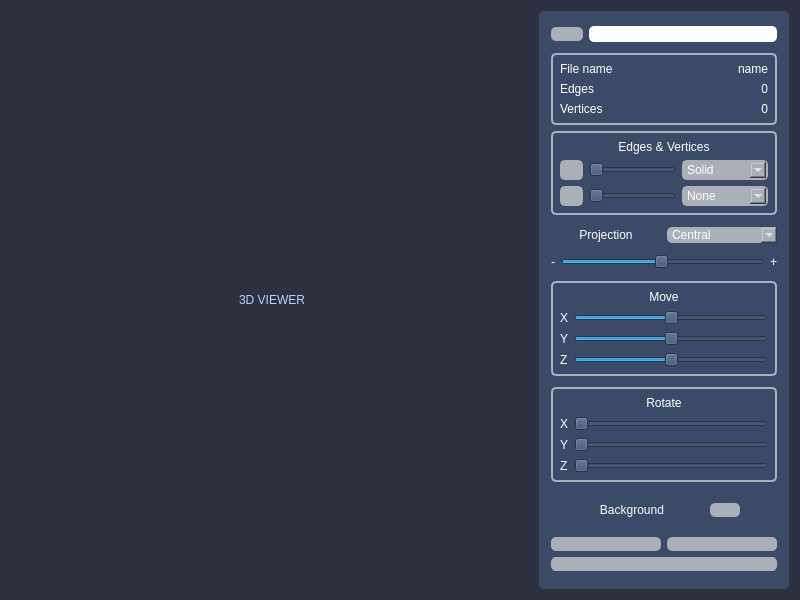
<?xml version="1.0" encoding="UTF-8"?>
<ui version="4.0">
 <class>Widget</class>
 <widget class="QWidget" name="Widget">
  <property name="geometry">
   <rect>
    <x>0</x>
    <y>0</y>
    <width>800</width>
    <height>600</height>
   </rect>
  </property>
  <property name="sizePolicy">
   <sizepolicy hsizetype="Maximum" vsizetype="Maximum">
    <horstretch>0</horstretch>
    <verstretch>0</verstretch>
   </sizepolicy>
  </property>
  <property name="minimumSize">
   <size>
    <width>800</width>
    <height>600</height>
   </size>
  </property>
  <property name="maximumSize">
   <size>
    <width>800</width>
    <height>600</height>
   </size>
  </property>
  <property name="windowTitle">
   <string>Widget</string>
  </property>
  <property name="styleSheet">
   <string notr="true">background-color:#303140;
color:white;
font-family: 'Roboto', Arial, sans-serif;

</string>
  </property>
  <layout class="QHBoxLayout" name="horizontalLayout_13">
   <item>
    <layout class="QHBoxLayout" name="all_view" stretch="2,0">
     <property name="sizeConstraint">
      <enum>QLayout::SizeConstraint::SetNoConstraint</enum>
     </property>
     <item>
      <layout class="QVBoxLayout" name="view">
       <item>
        <widget class="QLabel" name="mainLabel">
         <property name="sizePolicy">
          <sizepolicy hsizetype="Expanding" vsizetype="Fixed">
           <horstretch>0</horstretch>
           <verstretch>0</verstretch>
          </sizepolicy>
         </property>
         <property name="styleSheet">
          <string notr="true">font: 600 oblique 20pt &quot;URW Gothic&quot;;
color:rgb(189, 209, 254)
</string>
         </property>
         <property name="text">
          <string>3D VIEWER</string>
         </property>
         <property name="alignment">
          <set>Qt::AlignmentFlag::AlignCenter</set>
         </property>
        </widget>
       </item>
      </layout>
     </item>
     <item>
      <widget class="QGroupBox" name="panel">
       <property name="minimumSize">
        <size>
         <width>250</width>
         <height>500</height>
        </size>
       </property>
       <property name="styleSheet">
        <string notr="true">background-color:#3A4A67;
border-radius: 5px;     

</string>
       </property>
       <layout class="QVBoxLayout" name="verticalLayout_2">
        <item>
         <layout class="QHBoxLayout" name="open">
          <item>
           <widget class="QPushButton" name="open_button">
            <property name="styleSheet">
             <string notr="true">background-color:#ABB0B8</string>
            </property>
            <property name="text">
             <string/>
            </property>
            <property name="icon">
             <iconset resource="resourses.qrc">
              <normaloff>:/img/folder_open.svg</normaloff>:/img/folder_open.svg</iconset>
            </property>
            <property name="iconSize">
             <size>
              <width>40</width>
              <height>20</height>
             </size>
            </property>
           </widget>
          </item>
          <item>
           <widget class="QLineEdit" name="file_line">
            <property name="maximumSize">
             <size>
              <width>200</width>
              <height>16777215</height>
             </size>
            </property>
            <property name="styleSheet">
             <string notr="true">background:white;
color:black;</string>
            </property>
            <property name="placeholderText">
             <string/>
            </property>
           </widget>
          </item>
         </layout>
        </item>
        <item>
         <spacer name="verticalSpacer">
          <property name="orientation">
           <enum>Qt::Orientation::Vertical</enum>
          </property>
          <property name="sizeHint" stdset="0">
           <size>
            <width>20</width>
            <height>40</height>
           </size>
          </property>
         </spacer>
        </item>
        <item>
         <widget class="QWidget" name="info" native="true">
          <property name="styleSheet">
           <string notr="true">border: 2px solid #ABB0B8; 
border-radius: 5px; </string>
          </property>
          <layout class="QVBoxLayout" name="verticalLayout">
           <item>
            <layout class="QHBoxLayout" name="file_info">
             <item>
              <widget class="QLabel" name="file_label">
               <property name="styleSheet">
                <string notr="true">border: none</string>
               </property>
               <property name="text">
                <string>File name</string>
               </property>
              </widget>
             </item>
             <item>
              <widget class="QLabel" name="file_name">
               <property name="styleSheet">
                <string notr="true">border: none</string>
               </property>
               <property name="text">
                <string>name</string>
               </property>
               <property name="alignment">
                <set>Qt::AlignmentFlag::AlignRight|Qt::AlignmentFlag::AlignTrailing|Qt::AlignmentFlag::AlignVCenter</set>
               </property>
              </widget>
             </item>
            </layout>
           </item>
           <item>
            <layout class="QHBoxLayout" name="edges_info">
             <item>
              <widget class="QLabel" name="edges_label">
               <property name="styleSheet">
                <string notr="true">border: none</string>
               </property>
               <property name="text">
                <string>Edges</string>
               </property>
              </widget>
             </item>
             <item>
              <widget class="QLabel" name="edges">
               <property name="styleSheet">
                <string notr="true">border: none</string>
               </property>
               <property name="text">
                <string>0</string>
               </property>
               <property name="alignment">
                <set>Qt::AlignmentFlag::AlignRight|Qt::AlignmentFlag::AlignTrailing|Qt::AlignmentFlag::AlignVCenter</set>
               </property>
              </widget>
             </item>
            </layout>
           </item>
           <item>
            <layout class="QHBoxLayout" name="vertices_info">
             <item>
              <widget class="QLabel" name="vertices_label">
               <property name="styleSheet">
                <string notr="true">border: none</string>
               </property>
               <property name="text">
                <string>Vertices</string>
               </property>
              </widget>
             </item>
             <item>
              <widget class="QLabel" name="vertices">
               <property name="styleSheet">
                <string notr="true">border: none</string>
               </property>
               <property name="text">
                <string>0</string>
               </property>
               <property name="alignment">
                <set>Qt::AlignmentFlag::AlignRight|Qt::AlignmentFlag::AlignTrailing|Qt::AlignmentFlag::AlignVCenter</set>
               </property>
              </widget>
             </item>
            </layout>
           </item>
          </layout>
         </widget>
        </item>
        <item>
         <widget class="QWidget" name="edg_vert" native="true">
          <property name="styleSheet">
           <string notr="true">border: 2px solid #ABB0B8; 
border-radius: 5px; </string>
          </property>
          <layout class="QVBoxLayout" name="move_2">
           <item>
            <layout class="QHBoxLayout" name="edg_vert_1">
             <item>
              <widget class="QLabel" name="label">
               <property name="layoutDirection">
                <enum>Qt::LayoutDirection::LeftToRight</enum>
               </property>
               <property name="styleSheet">
                <string notr="true">border: none</string>
               </property>
               <property name="text">
                <string>Edges &amp; Vertices</string>
               </property>
               <property name="alignment">
                <set>Qt::AlignmentFlag::AlignCenter</set>
               </property>
              </widget>
             </item>
            </layout>
           </item>
           <item>
            <layout class="QHBoxLayout" name="str_edg">
             <item>
              <widget class="QToolButton" name="color_edges">
               <property name="minimumSize">
                <size>
                 <width>4</width>
                 <height>4</height>
                </size>
               </property>
               <property name="styleSheet">
                <string notr="true">background-color:#ABB0B8</string>
               </property>
               <property name="text">
                <string/>
               </property>
              </widget>
             </item>
             <item>
              <widget class="QSlider" name="slider_edges">
               <property name="styleSheet">
                <string notr="true">border: none</string>
               </property>
               <property name="minimum">
                <number>1</number>
               </property>
               <property name="maximum">
                <number>10</number>
               </property>
               <property name="pageStep">
                <number>1</number>
               </property>
               <property name="sliderPosition">
                <number>1</number>
               </property>
               <property name="orientation">
                <enum>Qt::Orientation::Horizontal</enum>
               </property>
              </widget>
             </item>
             <item>
              <widget class="QComboBox" name="comboBox_edges">
               <property name="sizePolicy">
                <sizepolicy hsizetype="MinimumExpanding" vsizetype="Fixed">
                 <horstretch>0</horstretch>
                 <verstretch>0</verstretch>
                </sizepolicy>
               </property>
               <property name="minimumSize">
                <size>
                 <width>35</width>
                 <height>0</height>
                </size>
               </property>
               <property name="styleSheet">
                <string notr="true">background-color:#ABB0B8</string>
               </property>
               <item>
                <property name="text">
                 <string>Solid</string>
                </property>
               </item>
               <item>
                <property name="text">
                 <string>Dashed</string>
                </property>
               </item>
              </widget>
             </item>
            </layout>
           </item>
           <item>
            <layout class="QHBoxLayout" name="str_vert">
             <item>
              <widget class="QToolButton" name="color_vert">
               <property name="minimumSize">
                <size>
                 <width>4</width>
                 <height>4</height>
                </size>
               </property>
               <property name="styleSheet">
                <string notr="true">background-color:#ABB0B8</string>
               </property>
               <property name="text">
                <string/>
               </property>
              </widget>
             </item>
             <item>
              <widget class="QSlider" name="slider_vert">
               <property name="styleSheet">
                <string notr="true">border: none</string>
               </property>
               <property name="minimum">
                <number>1</number>
               </property>
               <property name="maximum">
                <number>10</number>
               </property>
               <property name="pageStep">
                <number>1</number>
               </property>
               <property name="orientation">
                <enum>Qt::Orientation::Horizontal</enum>
               </property>
              </widget>
             </item>
             <item>
              <widget class="QComboBox" name="comboBox_vert">
               <property name="sizePolicy">
                <sizepolicy hsizetype="MinimumExpanding" vsizetype="Fixed">
                 <horstretch>0</horstretch>
                 <verstretch>0</verstretch>
                </sizepolicy>
               </property>
               <property name="minimumSize">
                <size>
                 <width>35</width>
                 <height>0</height>
                </size>
               </property>
               <property name="styleSheet">
                <string notr="true">background-color:#ABB0B8</string>
               </property>
               <property name="currentText">
                <string>None</string>
               </property>
               <item>
                <property name="text">
                 <string>None</string>
                </property>
               </item>
               <item>
                <property name="text">
                 <string>Circle</string>
                </property>
               </item>
               <item>
                <property name="text">
                 <string>Square</string>
                </property>
               </item>
              </widget>
             </item>
            </layout>
           </item>
          </layout>
         </widget>
        </item>
        <item>
         <spacer name="verticalSpacer_2">
          <property name="orientation">
           <enum>Qt::Orientation::Vertical</enum>
          </property>
          <property name="sizeHint" stdset="0">
           <size>
            <width>20</width>
            <height>40</height>
           </size>
          </property>
         </spacer>
        </item>
        <item>
         <layout class="QGridLayout" name="projection">
          <item row="0" column="1">
           <widget class="QComboBox" name="projection_box">
            <property name="minimumSize">
             <size>
              <width>30</width>
              <height>0</height>
             </size>
            </property>
            <property name="styleSheet">
             <string notr="true">background-color:#ABB0B8</string>
            </property>
            <item>
             <property name="text">
              <string>Central</string>
             </property>
            </item>
            <item>
             <property name="text">
              <string>Parallel</string>
             </property>
            </item>
           </widget>
          </item>
          <item row="0" column="0">
           <widget class="QLabel" name="proj_label">
            <property name="text">
             <string>Projection</string>
            </property>
            <property name="alignment">
             <set>Qt::AlignmentFlag::AlignCenter</set>
            </property>
           </widget>
          </item>
         </layout>
        </item>
        <item>
         <spacer name="verticalSpacer_3">
          <property name="orientation">
           <enum>Qt::Orientation::Vertical</enum>
          </property>
          <property name="sizeHint" stdset="0">
           <size>
            <width>20</width>
            <height>40</height>
           </size>
          </property>
         </spacer>
        </item>
        <item>
         <layout class="QHBoxLayout" name="scale">
          <item>
           <widget class="QLabel" name="minus">
            <property name="styleSheet">
             <string notr="true">font: 600 oblique 17pt &quot;URW Gothic&quot;;</string>
            </property>
            <property name="text">
             <string>-</string>
            </property>
           </widget>
          </item>
          <item>
           <widget class="QSlider" name="slider_scale">
            <property name="minimum">
             <number>1</number>
            </property>
            <property name="maximum">
             <number>100</number>
            </property>
            <property name="value">
             <number>50</number>
            </property>
            <property name="orientation">
             <enum>Qt::Orientation::Horizontal</enum>
            </property>
           </widget>
          </item>
          <item>
           <widget class="QLabel" name="plus">
            <property name="styleSheet">
             <string notr="true">font: 600 oblique 17pt &quot;URW Gothic&quot;;</string>
            </property>
            <property name="text">
             <string>+</string>
            </property>
           </widget>
          </item>
         </layout>
        </item>
        <item>
         <spacer name="verticalSpacer_4">
          <property name="orientation">
           <enum>Qt::Orientation::Vertical</enum>
          </property>
          <property name="sizeHint" stdset="0">
           <size>
            <width>20</width>
            <height>40</height>
           </size>
          </property>
         </spacer>
        </item>
        <item>
         <widget class="QWidget" name="move_box" native="true">
          <property name="styleSheet">
           <string notr="true">border: 2px solid #ABB0B8; 
border-radius: 5px; </string>
          </property>
          <layout class="QVBoxLayout" name="move">
           <item>
            <widget class="QLabel" name="label_move">
             <property name="styleSheet">
              <string notr="true">border: none</string>
             </property>
             <property name="text">
              <string>Move</string>
             </property>
             <property name="alignment">
              <set>Qt::AlignmentFlag::AlignCenter</set>
             </property>
            </widget>
           </item>
           <item>
            <layout class="QHBoxLayout" name="horizontal_x">
             <item>
              <widget class="QLabel" name="label_x_2">
               <property name="styleSheet">
                <string notr="true">border: none</string>
               </property>
               <property name="text">
                <string>X</string>
               </property>
              </widget>
             </item>
             <item>
              <widget class="QSlider" name="slider_move_x">
               <property name="styleSheet">
                <string notr="true">border: none</string>
               </property>
               <property name="minimum">
                <number>0</number>
               </property>
               <property name="maximum">
                <number>100</number>
               </property>
               <property name="value">
                <number>50</number>
               </property>
               <property name="orientation">
                <enum>Qt::Orientation::Horizontal</enum>
               </property>
              </widget>
             </item>
            </layout>
           </item>
           <item>
            <layout class="QHBoxLayout" name="horizontal_y">
             <item>
              <widget class="QLabel" name="label_y">
               <property name="styleSheet">
                <string notr="true">border: none</string>
               </property>
               <property name="text">
                <string>Y</string>
               </property>
              </widget>
             </item>
             <item>
              <widget class="QSlider" name="slider_move_y">
               <property name="styleSheet">
                <string notr="true">border: none</string>
               </property>
               <property name="minimum">
                <number>0</number>
               </property>
               <property name="maximum">
                <number>100</number>
               </property>
               <property name="value">
                <number>50</number>
               </property>
               <property name="orientation">
                <enum>Qt::Orientation::Horizontal</enum>
               </property>
              </widget>
             </item>
            </layout>
           </item>
           <item>
            <layout class="QHBoxLayout" name="horizontal_z">
             <item>
              <widget class="QLabel" name="label_z_2">
               <property name="styleSheet">
                <string notr="true">border: none</string>
               </property>
               <property name="text">
                <string>Z</string>
               </property>
              </widget>
             </item>
             <item>
              <widget class="QSlider" name="slider_move_z">
               <property name="styleSheet">
                <string notr="true">border: none</string>
               </property>
               <property name="minimum">
                <number>0</number>
               </property>
               <property name="maximum">
                <number>100</number>
               </property>
               <property name="value">
                <number>50</number>
               </property>
               <property name="orientation">
                <enum>Qt::Orientation::Horizontal</enum>
               </property>
              </widget>
             </item>
            </layout>
           </item>
          </layout>
         </widget>
        </item>
        <item>
         <spacer name="verticalSpacer_5">
          <property name="orientation">
           <enum>Qt::Orientation::Vertical</enum>
          </property>
          <property name="sizeHint" stdset="0">
           <size>
            <width>20</width>
            <height>40</height>
           </size>
          </property>
         </spacer>
        </item>
        <item>
         <widget class="QWidget" name="rotate_2" native="true">
          <property name="styleSheet">
           <string notr="true">border: 2px solid #ABB0B8; 
border-radius: 5px; </string>
          </property>
          <layout class="QVBoxLayout" name="rotate">
           <item>
            <widget class="QLabel" name="label_rot">
             <property name="styleSheet">
              <string notr="true">border: none</string>
             </property>
             <property name="text">
              <string>Rotate</string>
             </property>
             <property name="alignment">
              <set>Qt::AlignmentFlag::AlignCenter</set>
             </property>
            </widget>
           </item>
           <item>
            <layout class="QHBoxLayout" name="slider_1">
             <item>
              <widget class="QLabel" name="label_x">
               <property name="styleSheet">
                <string notr="true">border: none</string>
               </property>
               <property name="text">
                <string>X</string>
               </property>
              </widget>
             </item>
             <item>
              <widget class="QSlider" name="slider_rotate_x">
               <property name="styleSheet">
                <string notr="true">border: none</string>
               </property>
               <property name="minimum">
                <number>0</number>
               </property>
               <property name="maximum">
                <number>100</number>
               </property>
               <property name="value">
                <number>0</number>
               </property>
               <property name="orientation">
                <enum>Qt::Orientation::Horizontal</enum>
               </property>
              </widget>
             </item>
            </layout>
           </item>
           <item>
            <layout class="QHBoxLayout" name="slider2">
             <item>
              <widget class="QLabel" name="y_label">
               <property name="styleSheet">
                <string notr="true">border: none</string>
               </property>
               <property name="text">
                <string>Y</string>
               </property>
              </widget>
             </item>
             <item>
              <widget class="QSlider" name="slider_rotate_y">
               <property name="styleSheet">
                <string notr="true">border: none</string>
               </property>
               <property name="minimum">
                <number>0</number>
               </property>
               <property name="maximum">
                <number>100</number>
               </property>
               <property name="value">
                <number>0</number>
               </property>
               <property name="orientation">
                <enum>Qt::Orientation::Horizontal</enum>
               </property>
              </widget>
             </item>
            </layout>
           </item>
           <item>
            <layout class="QHBoxLayout" name="slider_3">
             <item>
              <widget class="QLabel" name="label_z">
               <property name="styleSheet">
                <string notr="true">border: none</string>
               </property>
               <property name="text">
                <string>Z</string>
               </property>
              </widget>
             </item>
             <item>
              <widget class="QSlider" name="slider_rotate_z">
               <property name="styleSheet">
                <string notr="true">border: none</string>
               </property>
               <property name="minimum">
                <number>0</number>
               </property>
               <property name="maximum">
                <number>100</number>
               </property>
               <property name="value">
                <number>0</number>
               </property>
               <property name="orientation">
                <enum>Qt::Orientation::Horizontal</enum>
               </property>
              </widget>
             </item>
            </layout>
           </item>
          </layout>
         </widget>
        </item>
        <item>
         <spacer name="verticalSpacer_6">
          <property name="orientation">
           <enum>Qt::Orientation::Vertical</enum>
          </property>
          <property name="sizeHint" stdset="0">
           <size>
            <width>20</width>
            <height>40</height>
           </size>
          </property>
         </spacer>
        </item>
        <item>
         <widget class="QWidget" name="widget1" native="true">
          <layout class="QHBoxLayout" name="back_color" stretch="0,0">
           <item>
            <widget class="QLabel" name="back_label">
             <property name="sizePolicy">
              <sizepolicy hsizetype="Minimum" vsizetype="Minimum">
               <horstretch>0</horstretch>
               <verstretch>0</verstretch>
              </sizepolicy>
             </property>
             <property name="maximumSize">
              <size>
               <width>90</width>
               <height>16777215</height>
              </size>
             </property>
             <property name="text">
              <string>Background</string>
             </property>
             <property name="alignment">
              <set>Qt::AlignmentFlag::AlignCenter</set>
             </property>
             <property name="margin">
              <number>1</number>
             </property>
            </widget>
           </item>
           <item>
            <widget class="QToolButton" name="color_button">
             <property name="sizePolicy">
              <sizepolicy hsizetype="Minimum" vsizetype="Minimum">
               <horstretch>0</horstretch>
               <verstretch>0</verstretch>
              </sizepolicy>
             </property>
             <property name="minimumSize">
              <size>
               <width>4</width>
               <height>4</height>
              </size>
             </property>
             <property name="maximumSize">
              <size>
               <width>30</width>
               <height>30</height>
              </size>
             </property>
             <property name="styleSheet">
              <string notr="true">background-color:#ABB0B8</string>
             </property>
             <property name="text">
              <string/>
             </property>
            </widget>
           </item>
          </layout>
         </widget>
        </item>
        <item>
         <spacer name="verticalSpacer_7">
          <property name="orientation">
           <enum>Qt::Orientation::Vertical</enum>
          </property>
          <property name="sizeHint" stdset="0">
           <size>
            <width>20</width>
            <height>40</height>
           </size>
          </property>
         </spacer>
        </item>
        <item>
         <layout class="QGridLayout" name="control_pannel_buttons_layout">
          <item row="0" column="0">
           <widget class="QPushButton" name="screen_button">
            <property name="styleSheet">
             <string notr="true">background-color:#ABB0B8</string>
            </property>
            <property name="text">
             <string/>
            </property>
            <property name="icon">
             <iconset resource="resourses.qrc">
              <normaloff>:/img/screenshot.svg</normaloff>:/img/screenshot.svg</iconset>
            </property>
            <property name="iconSize">
             <size>
              <width>25</width>
              <height>25</height>
             </size>
            </property>
           </widget>
          </item>
          <item row="0" column="1">
           <widget class="QPushButton" name="gif_button">
            <property name="styleSheet">
             <string notr="true">background-color:#ABB0B8</string>
            </property>
            <property name="text">
             <string/>
            </property>
            <property name="icon">
             <iconset resource="resourses.qrc">
              <normaloff>:/img/gif_box.svg</normaloff>:/img/gif_box.svg</iconset>
            </property>
            <property name="iconSize">
             <size>
              <width>25</width>
              <height>25</height>
             </size>
            </property>
           </widget>
          </item>
          <item row="1" column="0" colspan="2">
           <widget class="QPushButton" name="reset_button">
            <property name="styleSheet">
             <string notr="true">background-color:#ABB0B8</string>
            </property>
            <property name="text">
             <string/>
            </property>
            <property name="icon">
             <iconset resource="resourses.qrc">
              <normaloff>:/img/reset.svg</normaloff>:/img/reset.svg</iconset>
            </property>
            <property name="iconSize">
             <size>
              <width>25</width>
              <height>25</height>
             </size>
            </property>
           </widget>
          </item>
         </layout>
        </item>
        <item>
         <spacer name="verticalSpacer_8">
          <property name="orientation">
           <enum>Qt::Orientation::Vertical</enum>
          </property>
          <property name="sizeHint" stdset="0">
           <size>
            <width>20</width>
            <height>40</height>
           </size>
          </property>
         </spacer>
        </item>
       </layout>
      </widget>
     </item>
    </layout>
   </item>
  </layout>
 </widget>
 <resources>
  <include location="resourses.qrc"/>
 </resources>
 <connections/>
</ui>
